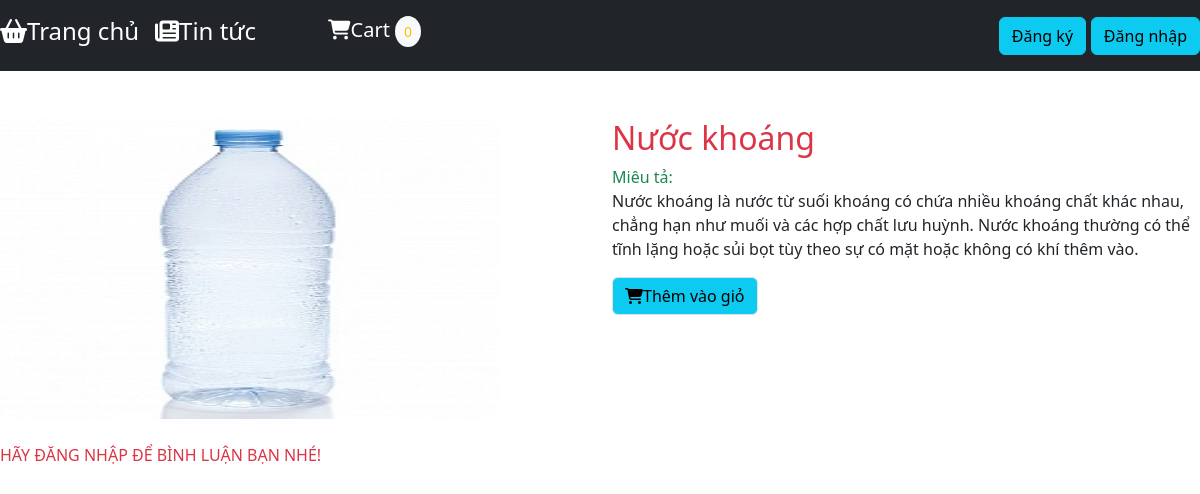
/product.php?id=6, run on the app's committed database.
### tables this page shows
CREATE TABLE IF NOT EXISTS `sanpham` (
  `id` int NOT NULL AUTO_INCREMENT,
  `tensanpham` varchar(50) NOT NULL,
  `gia` int NOT NULL,
  `soluong` int NOT NULL,
  `diachi` varchar(50) NOT NULL,
  `image` varchar(200) NOT NULL,
  `mieuta` text,
  `title` varchar(50) DEFAULT NULL,
  PRIMARY KEY (`id`)
);

### product.php (the view, shortened to what this page needs)
<!DOCTYPE html>
<?php
require_once "./model/header.php";
require_once "./model/comment.php";
?>
<html>
<head>
    <link href="https://cdn.jsdelivr.net/npm/bootstrap@5.2.3/dist/css/bootstrap.min.css" rel="stylesheet">
</head>
<body>
    <br><br>
    <form action="http://web.test/controller/cart.php?action=add_comment" method="post">
        <div class="row">
            <div class="col">
                <?php
                if(isset($_GET['id'])){
                    $id = $_GET['id'];
                }
                $sql = "SELECT * FROM sanpham WHERE id = $id";
                $result = $conn->query($sql);
                while($row = $result->fetch_assoc()){
                ?>
                <img src="<?= $row['image'] ?>" style="width: 500px;height: 300px">
            </div>
            <div class="col">
                <p class="h2 text text-danger"><?= $row['tensanpham'] ?></p>
                <div class="text text-success">Miêu tả: </div>
                <div><?=  $row['mieuta'] ?></div>
                <button type="submit" class="btn btn-info border my-3" name="add"><i class="fa-solid fa-cart-shopping"></i>Thêm vào giỏ</button>
            </div>
            <?php } ?>
        </div>
    </form>
    <div>
        <?php
        if(isset($_SESSION['id'])){
            include_once "./view/comment_form.php";
        }else{
            echo "<br><p class='text text-danger'>HÃY ĐĂNG NHẬP ĐỂ BÌNH LUẬN BẠN NHÉ!</p><br>";
        }
        ?>
    </div>
</body>
</html>

### data on the page
sanpham: image (picture), tensanpham "Nước khoáng", mieuta "Nước khoáng là nước từ suối khoáng có chứa nhiều khoáng chất khác nhau, chẳng hạn như muối và các hợp chất lưu huỳnh. Nước khoáng thường có thể tĩnh lặng hoặc sủi bọt tùy theo sự có mặt hoặc không có khí thêm vào."
